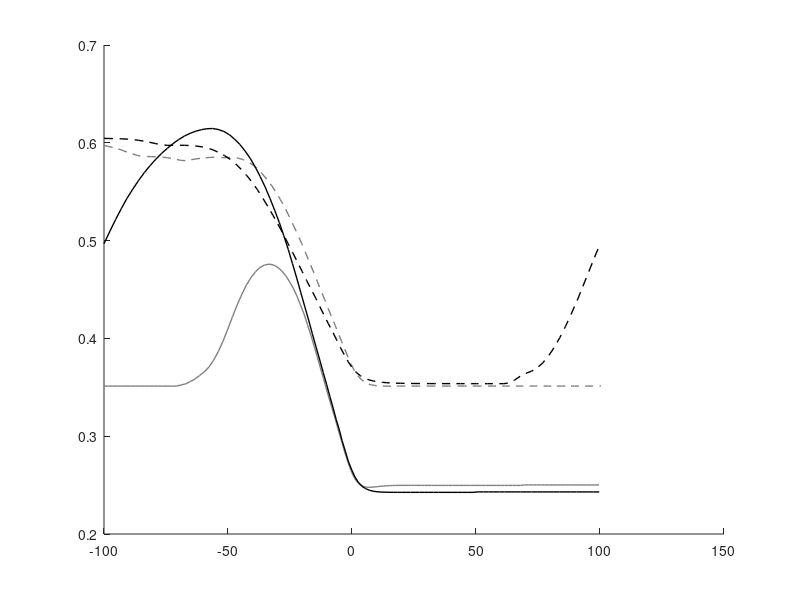
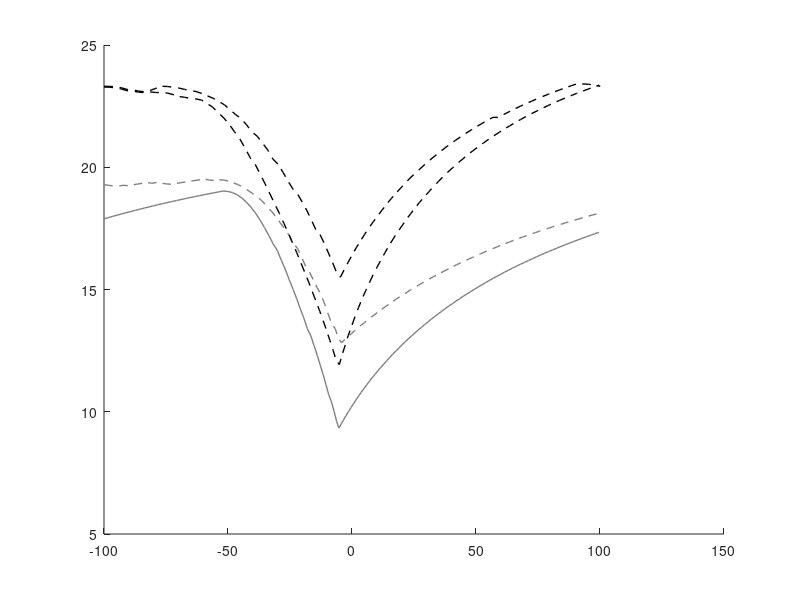
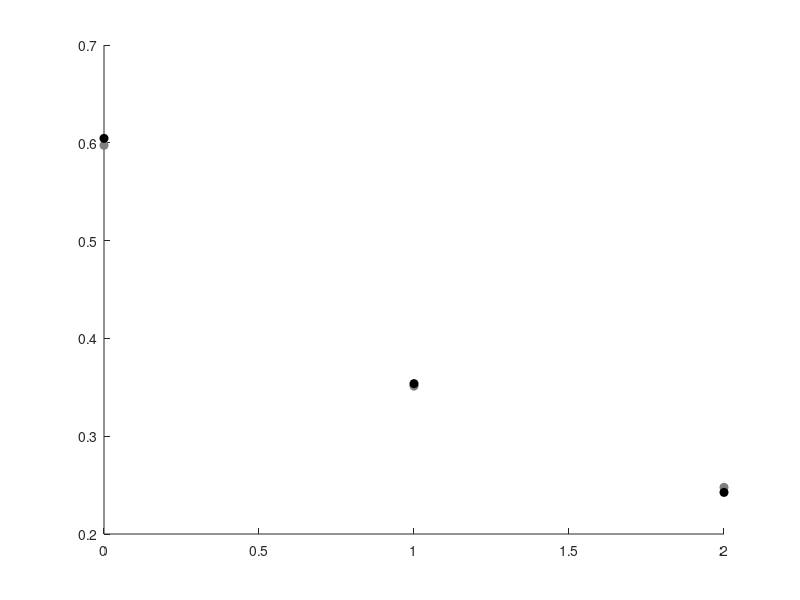
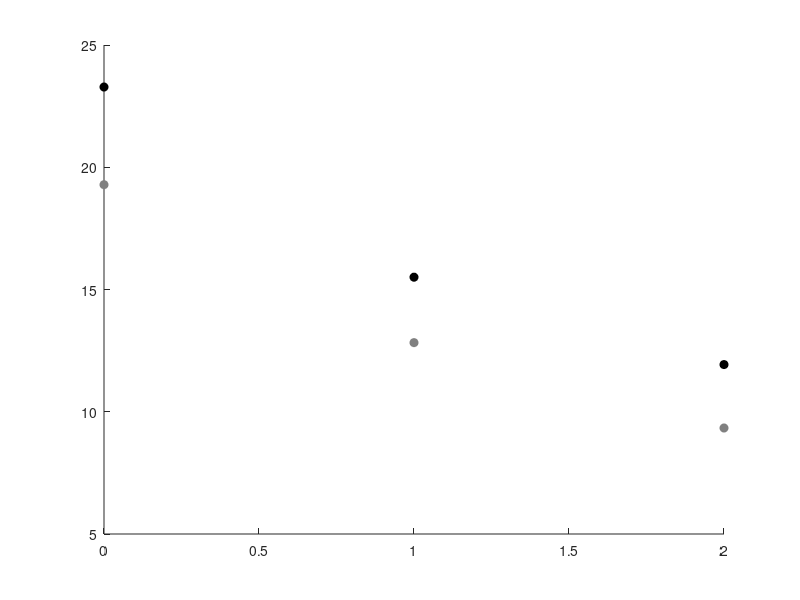

Write MATLAB code to recreate these figures, in order. (Note: this script raises an error after producing the figures.)
clear all
close all
clc

x_width=8 ;y_width=3; % figure dimensions (cms)
fonts=8; % fontsize of x and y labels
fonts_ticks=7;
lw=1;
lstyle={'--','-'};

load('Fig5_3_Effect_of_oncoming_cars.mat')

figure(602)
hold on
plot(x_traj_latdev_normal_1,y_traj_latdev_normal_1,...
    'Linewidth',lw,'Color',[0.5,0.5,0.5],...
    'Linestyle',lstyle{1});
plot(x_traj_latdev_normal_2,y_traj_latdev_normal_2,...
    'Linewidth',lw,'Color',[0.5,0.5,0.5],...
    'Linestyle',lstyle{2});
plot(x_traj_latdev_sport_1,y_traj_latdev_sport_1,...
    'Linewidth',lw,'Color',[0,0,0],...
    'Linestyle',lstyle{1});
plot(x_traj_latdev_sport_2,y_traj_latdev_sport_2,...
    'Linewidth',lw,'Color',[0,0,0],...
    'Linestyle',lstyle{2});

figure(603)
hold on
plot(x_traj_speed_normal_1,y_traj_speed_normal_1,'Linewidth',lw,...
    'Color',[0.5,0.5,0.5],'Linestyle',lstyle{1});
plot(x_traj_speed_normal_2,y_traj_speed_normal_2,'Linewidth',lw,...
    'Color',[0.5,0.5,0.5],'Linestyle',lstyle{2});
plot(x_traj_speed_sport_1,y_traj_speed_sport_1,'Linewidth',lw,...
    'Color',[0,0,0],'Linestyle',lstyle{1});
plot(x_traj_speed_sport_2,y_traj_speed_sport_2,'Linewidth',lw,...
    'Color',[0,0,0],'Linestyle',lstyle{1});

figure(604)
hold on
plot([x_point_latdev_normal_0;x_point_latdev_normal_1;x_point_latdev_normal_2],...
[y_point_latdev_normal_0;y_point_latdev_normal_1;y_point_latdev_normal_2],'o',...
    'MarkerFaceColor',[0.5,0.5,0.5],...
    'MarkerEdgeColor',[0.5,0.5,0.5])
plot([x_point_latdev_sport_0;x_point_latdev_sport_1;x_point_latdev_sport_2],...
[y_point_latdev_sport_0;y_point_latdev_sport_1;y_point_latdev_sport_2],'o',...
    'MarkerFaceColor',[0,0,0],...
    'MarkerEdgeColor',[0,0,0])

figure(605)
hold on
plot([x_point_speed_normal_0;x_point_speed_normal_1;x_point_speed_normal_2],...
[y_point_speed_normal_0;y_point_speed_normal_1;y_point_speed_normal_2],'o',...
    'MarkerFaceColor',[0.5,0.5,0.5],...
    'MarkerEdgeColor',[0.5,0.5,0.5])
plot([x_point_speed_sport_0;x_point_speed_sport_1;x_point_speed_sport_2],...
[y_point_speed_sport_0;y_point_speed_sport_1;y_point_speed_sport_2],'o',...
    'MarkerFaceColor',[0,0,0],...
    'MarkerEdgeColor',[0,0,0])



Fig_5_3_Plotting_details
